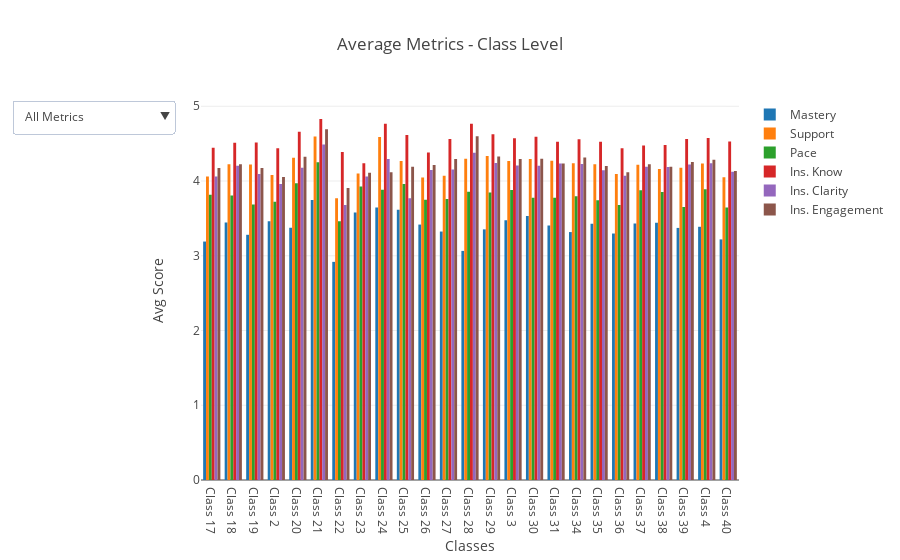

The code cell stored with this chart in its notebook:
### Code cell
second_group = class_pivot_table.iloc[25:50]

# Set Layout
layout = dict(title="Average Metrics - Class Level",
              showlegend=True,
              xaxis=dict(title="Classes"),
              yaxis=dict(title="Avg Score"),
              updatemenus=updatemenus)

# Store data and layout
fig = dict(data=create_traces(second_group), layout=layout)

# Plot bar graph
plotly.offline.iplot(fig, filename='cmocean-picker-one-dropdown')

### Figure 1 — Plotly figure (JSON) as saved in the notebook; plotly's stock layout.template omitted (floating-point values rounded to 4 significant figures)
{"data": [{"name": "Mastery", "type": "bar", "uid": "fa680590-afe9-4c23-a219-d124350d10e5", "x": ["Class 17", "Class 18", "Class 19", "Class 2", "Class 20", "Class 21", "Class 22", "Class 23", "Class 24", "Class 25", "Class 26", "Class 27", "Class 28", "Class 29", "Class 3", "Class 30", "Class 31", "Class 34", "Class 35", "Class 36", "Class 37", "Class 38", "Class 39", "Class 4", "Class 40"], "y": [3.19, 3.445, 3.281, 3.463, 3.375, 3.745, 2.918, 3.581, 3.647, 3.615, 3.417, 3.324, 3.065, 3.353, 3.474, 3.534, 3.405, 3.317, 3.427, 3.298, 3.43, 3.442, 3.373, 3.388, 3.219]}, {"name": "Support", "type": "bar", "uid": "399a7454-b34a-4da8-87f4-1a82a3cdec06", "x": ["Class 17", "Class 18", "Class 19", "Class 2", "Class 20", "Class 21", "Class 22", "Class 23", "Class 24", "Class 25", "Class 26", "Class 27", "Class 28", "Class 29", "Class 3", "Class 30", "Class 31", "Class 34", "Class 35", "Class 36", "Class 37", "Class 38", "Class 39", "Class 4", "Class 40"], "y": [4.06, 4.225, 4.222, 4.081, 4.313, 4.596, 3.771, 4.102, 4.588, 4.269, 4.048, 4.07, 4.299, 4.333, 4.268, 4.293, 4.271, 4.236, 4.226, 4.093, 4.218, 4.16, 4.176, 4.233, 4.05]}, {"name": "Pace", "type": "bar", "uid": "3f304e5c-90b7-4219-8875-b323cf6d647d", "x": ["Class 17", "Class 18", "Class 19", "Class 2", "Class 20", "Class 21", "Class 22", "Class 23", "Class 24", "Class 25", "Class 26", "Class 27", "Class 28", "Class 29", "Class 3", "Class 30", "Class 31", "Class 34", "Class 35", "Class 36", "Class 37", "Class 38", "Class 39", "Class 4", "Class 40"], "y": [3.815, 3.808, 3.685, 3.723, 3.97, 4.25, 3.463, 3.928, 3.882, 3.962, 3.748, 3.761, 3.857, 3.847, 3.879, 3.777, 3.775, 3.795, 3.743, 3.678, 3.877, 3.854, 3.654, 3.889, 3.647]}, {"name": "Ins. Know", "type": "bar", "uid": "84d61d7f-75fd-410e-8625-c93023611073", "x": ["Class 17", "Class 18", "Class 19", "Class 2", "Class 20", "Class 21", "Class 22", "Class 23", "Class 24", "Class 25", "Class 26", "Class 27", "Class 28", "Class 29", "Class 3", "Class 30", "Class 31", "Class 34", "Class 35", "Class 36", "Class 37", "Class 38", "Class 39", "Class 4", "Class 40"], "y": [4.446, 4.511, 4.514, 4.439, 4.66, 4.83, 4.389, 4.237, 4.765, 4.615, 4.383, 4.563, 4.766, 4.627, 4.571, 4.592, 4.525, 4.559, 4.526, 4.439, 4.475, 4.483, 4.562, 4.574, 4.527]}, {"name": "Ins. Clarity", "type": "bar", "uid": "047fd6c1-6a9e-4261-b65e-5a0f0d9cad18", "x": ["Class 17", "Class 18", "Class 19", "Class 2", "Class 20", "Class 21", "Class 22", "Class 23", "Class 24", "Class 25", "Class 26", "Class 27", "Class 28", "Class 29", "Class 3", "Class 30", "Class 31", "Class 34", "Class 35", "Class 36", "Class 37", "Class 38", "Class 39", "Class 4", "Class 40"], "y": [4.06, 4.203, 4.094, 3.959, 4.178, 4.489, 3.679, 4.059, 4.294, 3.769, 4.148, 4.155, 4.377, 4.24, 4.208, 4.204, 4.236, 4.228, 4.146, 4.069, 4.19, 4.188, 4.222, 4.236, 4.124]}, {"name": "Ins. Engagement", "type": "bar", "uid": "66fb547d-7939-4b09-a811-301235590882", "x": ["Class 17", "Class 18", "Class 19", "Class 2", "Class 20", "Class 21", "Class 22", "Class 23", "Class 24", "Class 25", "Class 26", "Class 27", "Class 28", "Class 29", "Class 3", "Class 30", "Class 31", "Class 34", "Class 35", "Class 36", "Class 37", "Class 38", "Class 39", "Class 4", "Class 40"], "y": [4.174, 4.225, 4.175, 4.054, 4.326, 4.691, 3.905, 4.11, 4.118, 4.192, 4.213, 4.296, 4.597, 4.327, 4.294, 4.299, 4.236, 4.314, 4.201, 4.118, 4.225, 4.19, 4.255, 4.286, 4.134]}], "layout": {"showlegend": true, "title": {"text": "Average Metrics - Class Level"}, "updatemenus": [{"active": 0, "buttons": [{"args": [{"visible": [true, true, true, true, true, true]}, {"title": "All"}], "label": "All Metrics", "method": "update"}, {"args": [{"visible": [true, false, false, false, false, false]}, {"title": "Avg Pace"}], "label": "Mastery", "method": "update"}, {"args": [{"visible": [false, true, false, false, false, false]}, {"title": "Avg Support"}], "label": "Support", "method": "update"}, {"args": [{"visible": [false, false, true, false, false, false]}, {"title": "Avg Support"}], "label": "Pace", "method": "update"}, {"args": [{"visible": [false, false, false, true, false, false]}, {"title": "Ins Knowledge"}], "label": "Instructor Knowledge", "method": "update"}, {"args": [{"visible": [false, true, false, false, false, false]}, {"title": "Instructor Clarity"}], "label": "Instrutor Clarity", "method": "update"}, {"args": [{"visible": [false, true, false, false, false, false]}, {"title": "Instructor Engagement"}], "label": "Instrutor Engagement", "method": "update"}]}], "xaxis": {"title": {"text": "Classes"}}, "yaxis": {"title": {"text": "Avg Score"}}}}
